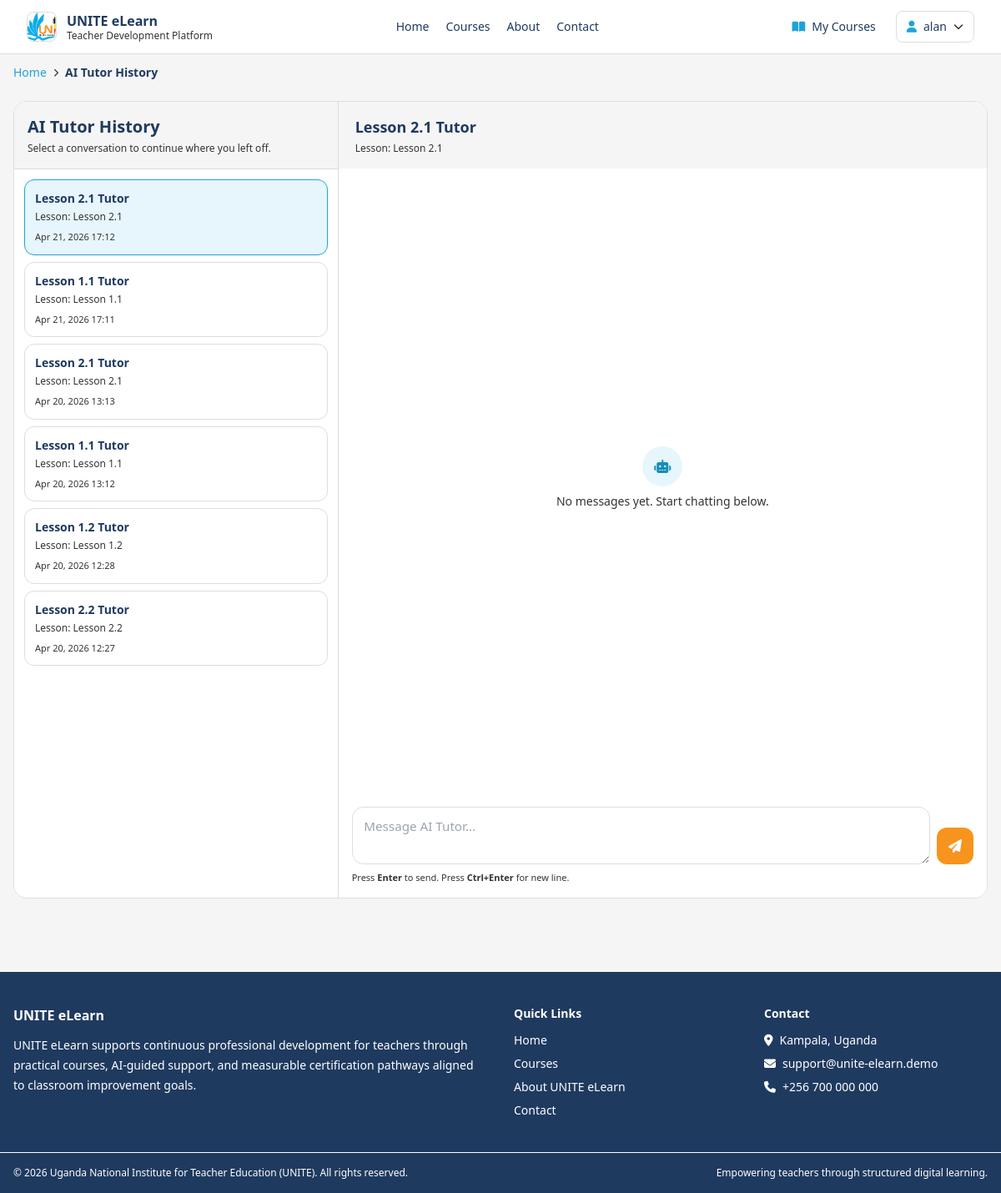
The app's page /ai/history/ (signed in) with its own data.
### ai_tutor/models.py (models this page shows, shortened)
class ChatSession(models.Model):
    user = models.ForeignKey(User, on_delete=models.CASCADE, related_name="chat_sessions")
    course = models.ForeignKey(Course, on_delete=models.SET_NULL, null=True, blank=True, related_name="chat_sessions")
    lesson = models.ForeignKey(Lesson, on_delete=models.SET_NULL, null=True, blank=True, related_name="chat_sessions")
    title = models.CharField(max_length=255, blank=True)
    created_at = models.DateTimeField(auto_now_add=True)
    updated_at = models.DateTimeField(auto_now=True)
    class Meta:
        ordering = ["-updated_at"]

### courses/models.py (models this page shows, shortened)
class Lesson(models.Model):
    TYPE_VIDEO = "video"
    TYPE_READING = "reading"
    TYPE_ASSIGNMENT = "assignment"
    TYPE_CHOICES = [
        (TYPE_VIDEO, "Video"),
        (TYPE_READING, "Reading"),
        (TYPE_ASSIGNMENT, "Assignment"),
    ]
    module = models.ForeignKey(Module, on_delete=models.CASCADE, related_name="lessons")
    title = models.CharField(max_length=255)
    order = models.PositiveIntegerField(default=1)
    lesson_type = models.CharField(max_length=20, choices=TYPE_CHOICES, default=TYPE_READING)
    duration_minutes = models.PositiveIntegerField(null=True, blank=True)
    content = models.TextField()
    summary = models.TextField(blank=True)
    ai_summary = models.TextField(blank=True)
    ai_keywords = models.TextField(blank=True)
    video_url = models.URLField(blank=True)
    downloadable_material_url = models.URLField(blank=True)
    class Meta:
        ordering = ["module", "order", "id"]

### ai_tutor/views.py (the view)
# urls.py: path("ai/history/", views.chat_history_view, name="history"),
@login_required
def chat_history_view(request):
    sessions = list(ChatSession.objects.filter(user=request.user).select_related("course", "lesson"))
    active_session = None
    session_id = request.GET.get("session_id")
    if session_id:
        active_session = next((s for s in sessions if str(s.id) == str(session_id)), None)
    if not active_session and sessions:
        active_session = sessions[0]
    messages_list = active_session.messages.all() if active_session else []
    return render(
        request,
        "ai_tutor/history.html",
        {
            "sessions": sessions,
            "active_session": active_session,
            "messages_list": messages_list,
            "chat_form": AIChatForm(),
        },
    )

### ai_tutor/forms.py
class AIChatForm(forms.Form):
    message = forms.CharField(widget=forms.Textarea(attrs={"rows": 3}), max_length=2000)

### core/templatetags/navigation.py (called while the page is built)
def _safe_reverse(name, **kwargs):
    try:
        return reverse(name, kwargs=kwargs) if kwargs else reverse(name)
    except NoReverseMatch:
        return ""

### ai_tutor/templates/ai_tutor/history.html (shortened to what this page needs)
{% extends 'base.html' %}
{% block content %}
<section class="max-w-7xl mx-auto px-4 py-6">
    <div id="history-shell" class="bg-white border border-unite-gray-300 rounded-2xl overflow-hidden grid lg:grid-cols-12">
        <aside class="lg:col-span-4 border-r border-unite-gray-300 bg-white flex flex-col min-h-0">
            <header class="px-4 py-4 border-b border-unite-gray-300 bg-unite-gray-100">
                <h1 class="text-xl font-bold text-unite-navy-500">AI Tutor History</h1>
                <p class="text-xs text-unite-text-main mt-1">Select a conversation to continue where you left off.</p>
            </header>
            <div id="session-list" class="flex-1 overflow-y-auto p-3 space-y-2">
                {% for session in sessions %}
                    <a href="{% url 'ai_tutor:history' %}?session_id={{ session.id }}" class="block rounded-xl border p-3 transition {% if active_session and session.id == active_session.id %}border-unite-blue-500 bg-unite-blue-100{% else %}border-unite-gray-300 bg-white hover:bg-unite-gray-100{% endif %}">
                        <p class="font-semibold text-sm text-unite-navy-500">{{ session.title|default:'AI Tutor Session' }}</p>
                        <p class="text-xs text-unite-text-main mt-1">
                            {% if session.lesson %}Lesson: {{ session.lesson.title }}{% elif session.course %}Course: {{ session.course.title }}{% else %}General{% endif %}
                        </p>
                        <p class="text-[11px] text-unite-text-main mt-2">{{ session.updated_at|date:"M d, Y H:i" }}</p>
                    </a>
                {% endfor %}
            </div>
        </aside>
        <section class="lg:col-span-8 flex flex-col min-h-0 bg-white">
            {% if active_session %}
                <header class="px-5 py-4 bg-unite-gray-100">
                    <h2 class="text-lg font-semibold text-unite-navy-500">{{ active_session.title|default:'Conversation' }}</h2>
                    <p class="text-xs text-unite-text-main mt-1">
                        {% if active_session.lesson %}Lesson: {{ active_session.lesson.title }}{% elif active_session.course %}Course: {{ active_session.course.title }}{% else %}General context{% endif %}
                    </p>
                </header>
                <main id="chat-messages" class="flex-1 overflow-y-auto px-5 py-4 space-y-5">
                    {% for msg in messages_list %}
                        <div class="{% if msg.role == 'user' %}flex justify-end{% else %}flex justify-start{% endif %}">
                            <div class="max-w-[88%]">
                                <div class="text-[11px] mb-1 {% if msg.role == 'user' %}text-right{% endif %} text-unite-text-main uppercase font-semibold tracking-wide">
                                    {% if msg.role == 'user' %}You{% elif msg.role == 'assistant' %}AI Tutor{% else %}System{% endif %}
                                </div>
                                <div class="rounded-2xl px-4 py-3 text-sm {% if msg.role == 'user' %}bg-unite-blue-500 text-white{% else %}bg-unite-gray-100 text-unite-text-main border border-unite-gray-300{% endif %}">
                                    <div class="ai-md" data-md="{{ msg.message|escapejs }}"></div>
                                </div>
                            </div>
                        </div>
                    {% empty %}
                        <div class="h-full flex items-center justify-center text-center">
                            <div>
                                <div class="mx-auto h-12 w-12 rounded-full bg-unite-blue-100 text-unite-blue-600 flex items-center justify-center"><i class="fa-solid fa-robot"></i></div>
                                <p class="mt-2 text-sm text-unite-text-main">No messages yet. Start chatting below.</p>
                            </div>
                        </div>
                    {% endfor %}
                </main>
                <footer class="bg-white px-4 py-4">
                    <form id="chat-form" class="space-y-2">
                        <div class="flex items-end gap-2">
                            <textarea name="message" id="history-input" rows="2" maxlength="2000" class="flex-1" placeholder="Message AI Tutor..."></textarea>
                            <button id="chat-send" type="submit" class="h-11 w-11 rounded-xl bg-unite-orange-500 hover:bg-unite-orange-600 text-white shrink-0">
                                <i class="fa-solid fa-paper-plane"></i>
                            </button>
                        </div>
                        <p class="text-[11px] text-unite-text-main">Press <span class="font-semibold">Enter</span> to send. Press <span class="font-semibold">Ctrl+Enter</span> for new line.</p>
                    </form>
                </footer>
            {% endif %}
        </section>
    </div>
</section>
{% endblock %}

### core/templates/partials/navbar.html (shortened to what this page needs)
{% load static %}
<nav class="bg-white border-b border-unite-gray-300 sticky top-0 z-40 no-print">
    <div class="max-w-7xl mx-auto px-4 sm:px-6 lg:px-8">
        <div class="flex justify-between h-16 items-center gap-5">
            <a href="{% url 'core:home' %}" class="flex items-center gap-3 min-w-fit">
                <img src="{% static 'UNITE_Logo.png' %}" alt="UNITE logo" class="h-9 w-9 rounded-lg object-cover border border-unite-gray-300">
                <div>
                    <p class="font-bold text-unite-navy-500 leading-tight">UNITE eLearn</p>
                    <p class="text-xs text-unite-text-main leading-tight">Teacher Development Platform</p>
                </div>
            </a>
            <div class="hidden md:flex items-center gap-5 text-sm">
                <a class="hover:text-unite-blue-500 transition-colors" href="{% url 'core:home' %}">Home</a>
                <a class="hover:text-unite-blue-500 transition-colors" href="{% url 'courses:list' %}">Courses</a>
                <a class="hover:text-unite-blue-500 transition-colors" href="{% url 'core:about' %}">About</a>
                <a class="hover:text-unite-blue-500 transition-colors" href="{% url 'core:about' %}#contact">Contact</a>
            </div>
            <div class="flex items-center gap-2 sm:gap-3 text-sm">
                {% if request.user.is_authenticated %}
                    <a class="hidden sm:inline-flex items-center gap-2 px-3 py-2 rounded-lg hover:bg-unite-gray-100 transition-colors" href="{% url 'courses:my-courses' %}">
                        <i class="fa-solid fa-book-open text-unite-blue-500"></i> My Courses
                    </a>
                    <details class="relative">
                        <summary class="list-none cursor-pointer px-3 py-2 rounded-lg border border-unite-gray-300 bg-white hover:bg-unite-gray-100 flex items-center gap-2">
                            <i class="fa-solid fa-user text-unite-blue-500"></i>
                            <span class="hidden sm:inline">{{ request.user.username }}</span>
                            <i class="fa-solid fa-chevron-down text-xs text-unite-text-main"></i>
                        </summary>
                    </details>
                {% else %}
                    <a class="px-3 py-2 rounded-lg hover:bg-unite-gray-100" href="{% url 'accounts:login' %}">Login</a>
                    <a class="px-4 py-2 rounded-lg bg-unite-orange-500 hover:bg-unite-orange-600 text-white transition-colors" href="{% url 'accounts:register' %}">Register</a>
                {% endif %}
            </div>
        </div>
    </div>
</nav>

### core/templates/base.html (style rules this page uses)
body { font-family: "Segoe UI", Tahoma, Geneva, Verdana, sans-serif; }
input[type="text"], input[type="email"], input[type="password"], input[type="url"], input[type="number"], textarea, select { width: 100%; border: 1px solid #DDDDDD; border-radius: 0.75rem; padding: 0.7rem 0.85rem; background: #fff; color: #333333; transition: all .2s ease; }

### ai_tutor/templates/ai_tutor/history.html (style rules this page uses)
#history-shell { height: calc(100vh - 13rem); min-height: 560px; }
#history-input { min-height: 56px; max-height: 180px; line-height: 1.45; font-size: 0.95rem; border-radius: 0.85rem; border: 1px solid #DDDDDD; padding: 0.7rem 0.85rem; color: #333333; resize: vertical; }

### records on screen
ChatSession: title "Lesson 2.1 Tutor", lesson "Lesson 2.1", updated_at "Apr 21, 2026 17:12"
ChatSession: title "Lesson 1.1 Tutor", lesson "Lesson 1.1", updated_at "Apr 21, 2026 17:11"
ChatSession: title "Lesson 2.1 Tutor", lesson "Lesson 2.1", updated_at "Apr 20, 2026 13:13"
ChatSession: title "Lesson 1.1 Tutor", lesson "Lesson 1.1", updated_at "Apr 20, 2026 13:12"
ChatSession: title "Lesson 1.2 Tutor", lesson "Lesson 1.2", updated_at "Apr 20, 2026 12:28"
ChatSession: title "Lesson 2.2 Tutor", lesson "Lesson 2.2", updated_at "Apr 20, 2026 12:27"

### other values on screen
{{ request.user.username }} "alan"
{{ crumb.label }} "Home"
{{ crumb.label }} "AI Tutor History"
